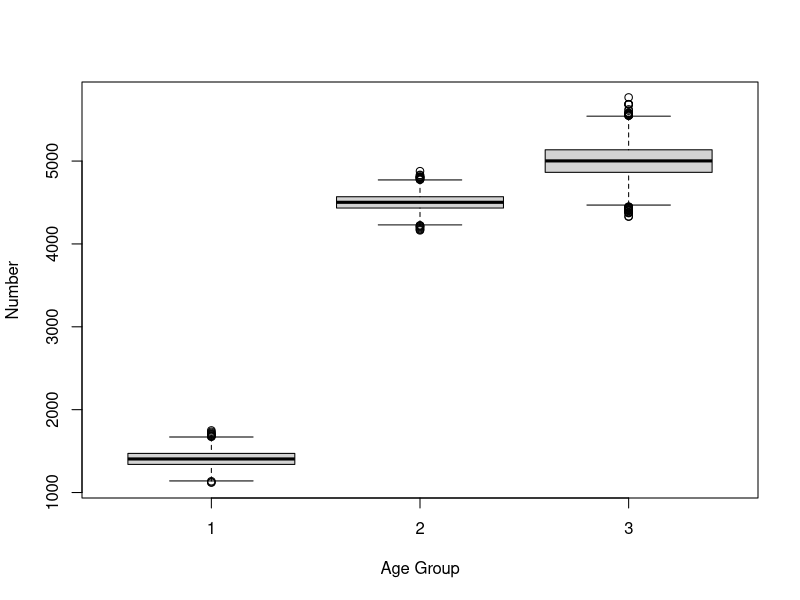
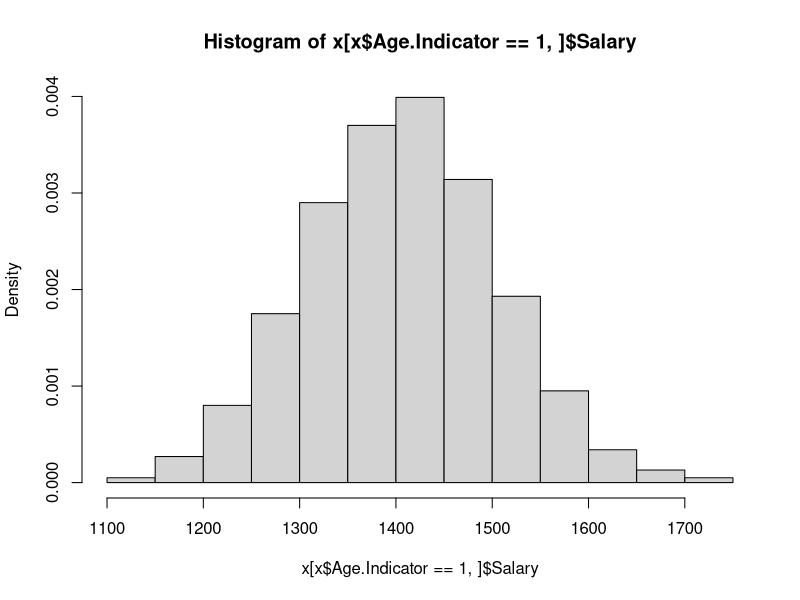
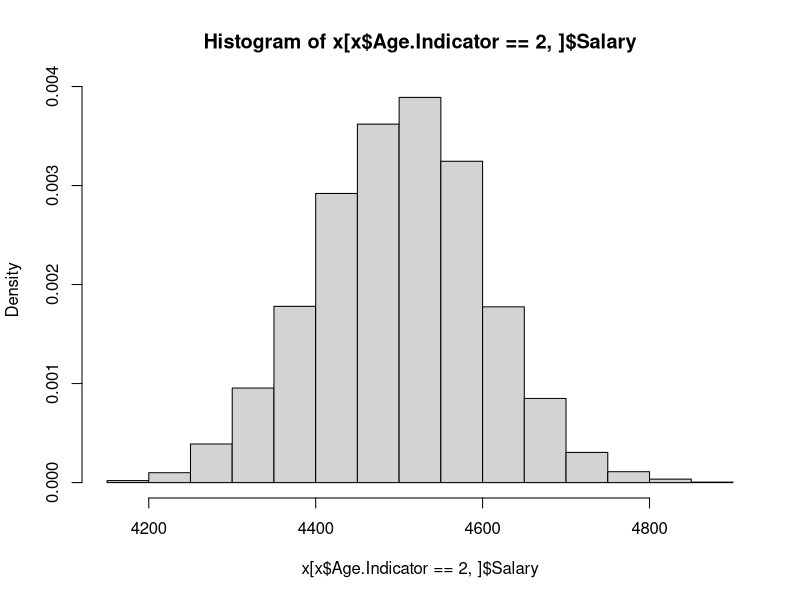
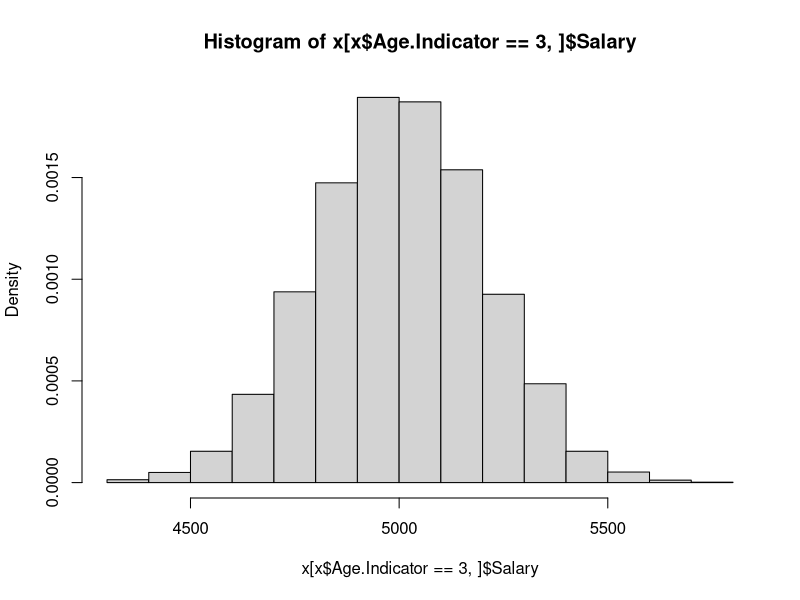
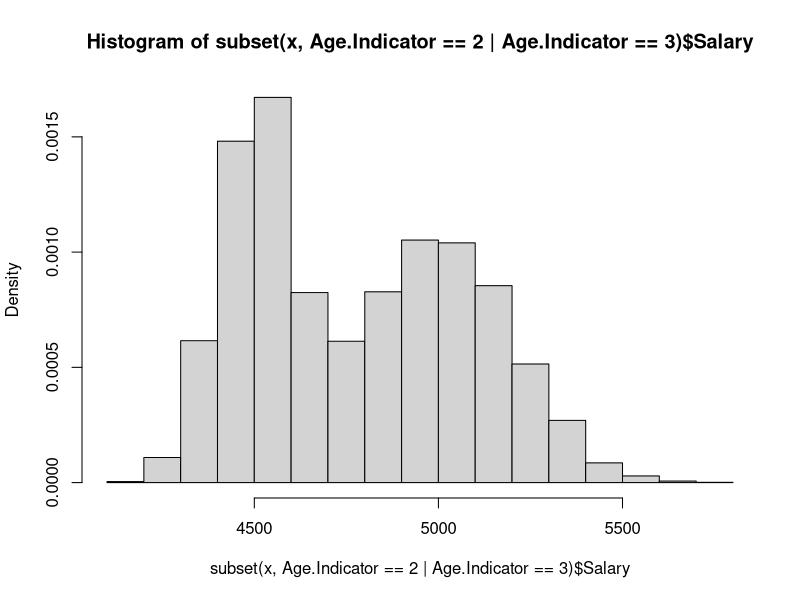

These charts were generated, in order, by the following R code:


set.seed(12345)

# read data
x <- read.csv('salary_data.txt', sep=' ', 
              col.names=c('Salary', 'Age.Indicator'))

# visualization
boxplot(Salary~Age.Indicator, data=x, ylab='Number', xlab='Age Group')
hist(x[x$Age.Indicator==1, ]$Salary, breaks=20, freq=F)
hist(x[x$Age.Indicator==2, ]$Salary, breaks=20, freq=F)
hist(x[x$Age.Indicator==3, ]$Salary, breaks=20, freq=F)
hist(subset(x, Age.Indicator == 2| Age.Indicator == 3)$Salary,
    breaks=20, freq=F)

# stratified sampling
require(dplyr)
foo <- split(x, x$Age.Indicator)
ssize <- sapply(foo, nrow)
psize <- nrow(x)
weight <- ssize / psize
smpsize <- 100
smplist <- round(smpsize * weight)
foo.smp <- list()
for(i in seq(along=foo)){
  foo.smp[i] <- sample_n(foo[[i]], smplist[i])
}
smpmns <- sapply(foo.smp, mean)
smpvar <- sapply(foo.smp, var)
for(i in 1:3){
  cat(
    sprintf(
      'Group #%s: Mean: %.4f, Std:%.4f \n', 
      i, smpmns[i], sqrt(smpvar[i])
    )
  )
}

smpsize <- 1000
smplist <- round(smpsize * weight)
cat(
  sprintf(
    'No of samples in each group: (%d, %d, %d) \n',
    smplist[1], smplist[2], smplist[3]
  )
)
foo.smp <- list()
for(i in seq(along=foo)){
  foo.smp[i] <- sample_n(foo[[i]], smplist[i])
}
smpmns <- sapply(foo.smp, mean)
mean.est <- (1 / psize) * sum(smpmns * ssize)
cat(sprintf("The estimated mean is: %.4f", mean.est))

